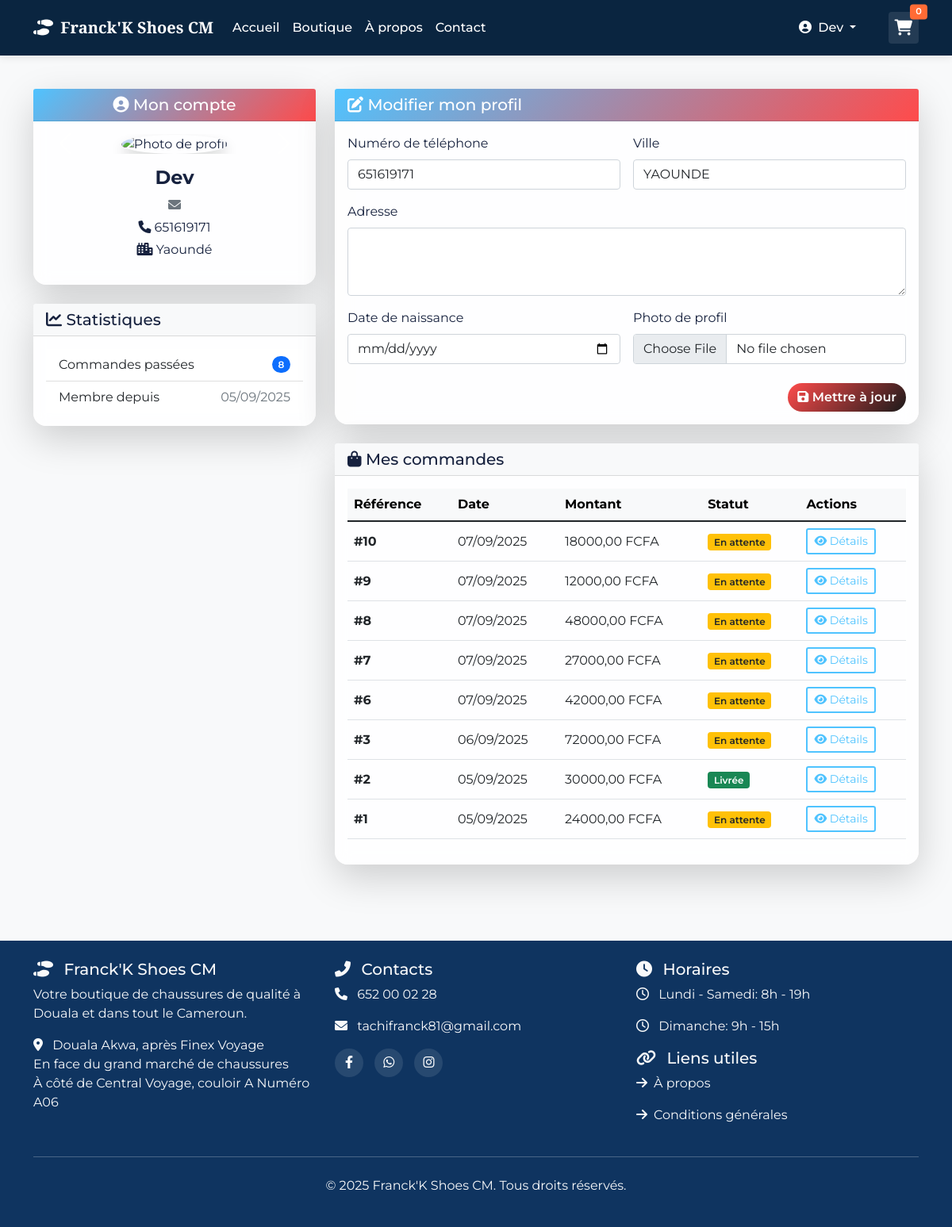
The app's page /compte/profil/ (signed in), older data.
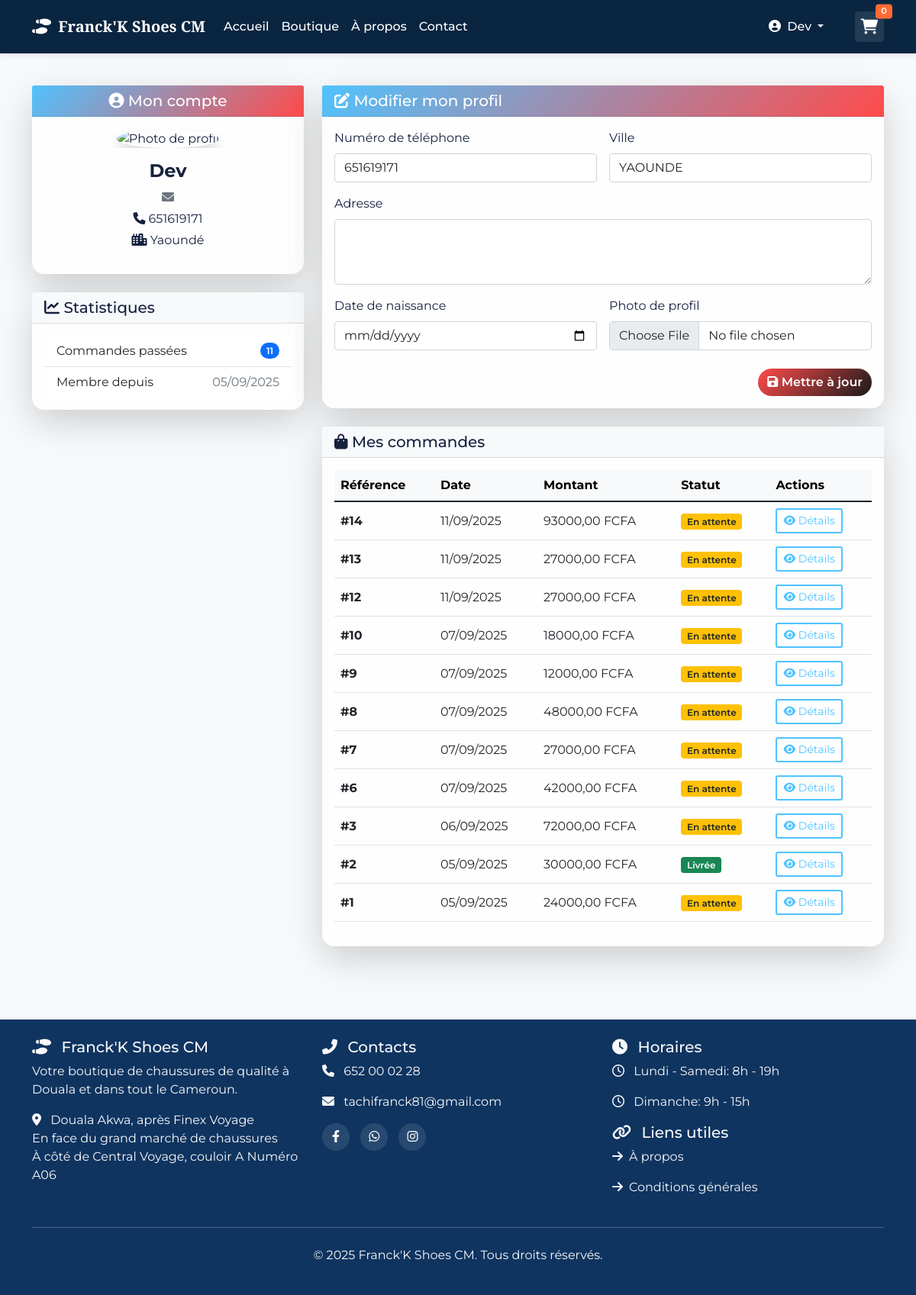
The same page, newer data.
### shoes/models.py (models this page shows, shortened)
class Order(models.Model):
    PAYMENT_METHODS = [
        ('MTN', 'MTN Mobile Money'),
        ('ORANGE', 'Orange Money'),
        ('CASH', 'Paiement à la Livraison'),
        ('SHOP', 'Paiement en Boutique'),
    ]
    ORDER_STATUS = [
        ('PENDING', 'En attente'),
        ('CONFIRMED', 'Confirmée'),
        ('PROCESSING', 'En traitement'),
        ('SHIPPED', 'Expédiée'),
        ('DELIVERED', 'Livrée'),
        ('CANCELLED', 'Annulée'),
    ]
    customer = models.ForeignKey(User, on_delete=models.CASCADE, verbose_name="Client")
    items = models.ManyToManyField(Shoe, through='OrderItem', verbose_name="Articles")
    shipping_cost = models.DecimalField(max_digits=10, decimal_places=2, default=0, verbose_name="Frais de livraison")
    total_amount = models.DecimalField(max_digits=10, decimal_places=2, verbose_name="Montant total")
    payment_method = models.CharField(max_length=10, choices=PAYMENT_METHODS, verbose_name="Méthode de paiement")
    status = models.CharField(max_length=10, choices=ORDER_STATUS, default='PENDING', verbose_name="Statut")
    shipping_address = models.TextField(verbose_name="Adresse de livraison")
    city = models.CharField(max_length=100, verbose_name="Ville")
    phone_number = models.CharField(max_length=20, verbose_name="Numéro de téléphone")
    notes = models.TextField(blank=True, verbose_name="Notes")
    payment_confirmation_message = models.TextField(blank=True, verbose_name="Message de confirmation de paiement", help_text="Collez ici le message reçu après paiement via MTN ou Orange Money")
    created_at = models.DateTimeField(auto_now_add=True, verbose_name="Date de création")
    updated_at = models.DateTimeField(auto_now=True, verbose_name="Date de modification")
    class Meta:
        verbose_name = "Commande"
        verbose_name_plural = "Commandes"
        ordering = ['-created_at']

### shoes/views.py (the view)
# urls.py: path('compte/profil/', views.profile, name='profile'),
@login_required
def profile(request):
    if not hasattr(request.user, 'userprofile'):
        UserProfile.objects.create(user=request.user)
    if request.method == 'POST':
        form = UserProfileForm(request.POST, request.FILES, instance=request.user.userprofile)
        if form.is_valid():
            form.save()
            messages.success(request, 'Profil mis à jour avec succès!')
            return redirect('profile')
    else:
        form = UserProfileForm(instance=request.user.userprofile)
    orders = Order.objects.filter(customer=request.user).order_by('-created_at')
    return render(request, 'registration/profile.html', {
        'form': form,
        'orders': orders
    })

### shoes/forms.py
class UserProfileForm(forms.ModelForm):
    city = forms.CharField(
        required=False,
        widget=forms.TextInput(attrs={
            'class': 'form-control',
            'placeholder': 'Votre ville'
        })
    )
    class Meta:
        model = UserProfile
        fields = ['phone_number', 'city', 'address', 'date_of_birth', 'profile_picture']
        widgets = {
            'date_of_birth': forms.DateInput(attrs={'type': 'date', 'class': 'form-control'}),
            'address': forms.Textarea(attrs={'rows': 3, 'class': 'form-control'}),
            'phone_number': forms.TextInput(attrs={'class': 'form-control'}),
            'profile_picture': forms.ClearableFileInput(attrs={'class': 'form-control'}),
        }

### shoes/cart.py (called while the page is built)
    def __len__(self):
        return sum(item['quantity'] for item in self.cart.values())

### shoes/context_processors.py (called while the page is built)
def cart(request):
    return {'cart': Cart(request)}

### templates/registration/profile.html (shortened to what the changed rows need)
{% extends 'base.html' %}
{% block content %}
<div class="container py-5">
    <div class="row g-4">
        <div class="col-lg-4">
            <div class="card shadow-lg mt-4">
                <div class="card-body">
                    <ul class="list-group list-group-flush">
                        <li class="list-group-item d-flex justify-content-between align-items-center">
                            Commandes passées
                            <span class="badge bg-primary rounded-pill">{{ orders.count }}</span>
                        </li>
                    </ul>
                </div>
            </div>
        </div>
        <div class="col-lg-8">
            <div class="card shadow-lg mt-4">
                <div class="card-body">
                    {% if orders %}
                        <div class="table-responsive">
                            <table class="table table-hover align-middle">
                                <thead class="table-light">
                                    <tr>
                                        <th>Référence</th>
                                        <th>Date</th>
                                        <th>Montant</th>
                                        <th>Statut</th>
                                        <th>Actions</th>
                                    </tr>
                                </thead>
                                <tbody>
                                    {% for order in orders %}
                                    <tr>
                                        <td><span class="fw-bold">#{{ order.id }}</span></td>
                                        <td>{{ order.created_at|date:"d/m/Y" }}</td>
                                        <td>{{ order.total_amount }} FCFA</td>
                                        <td>
                                            <span class="badge
                                                {% if order.status == 'PENDING' %}bg-warning text-dark
                                                {% elif order.status == 'CONFIRMED' %}bg-info
                                                {% elif order.status == 'PROCESSING' %}bg-primary
                                                {% elif order.status == 'SHIPPED' %}bg-secondary
                                                {% elif order.status == 'DELIVERED' %}bg-success
                                                {% elif order.status == 'CANCELLED' %}bg-danger
                                                {% endif %}">
                                                {{ order.get_status_display }}
                                            </span>
                                        </td>
                                        <td>
                                            <a href="{% url 'order_detail' order.id %}" class="btn btn-sm btn-outline-primary">
                                                <i class="fas fa-eye"></i> Détails
                                            </a>
                                        </td>
                                    </tr>
                                    {% endfor %}
                                </tbody>
                            </table>
                        </div>
                    {% endif %}
                </div>
            </div>
        </div>
    </div>
</div>
{% endblock %}

Row changes from the older to the newer data that the page shows:
added Order: id "14", created_at "11/09/2025", total_amount "93000,00", status "En attente"
added Order: id "13", created_at "11/09/2025", total_amount "27000,00", status "En attente"
added Order: id "12", created_at "11/09/2025", total_amount "27000,00", status "En attente"
Text that changed along with them:
{{ orders.count }}: "8" → "11"
